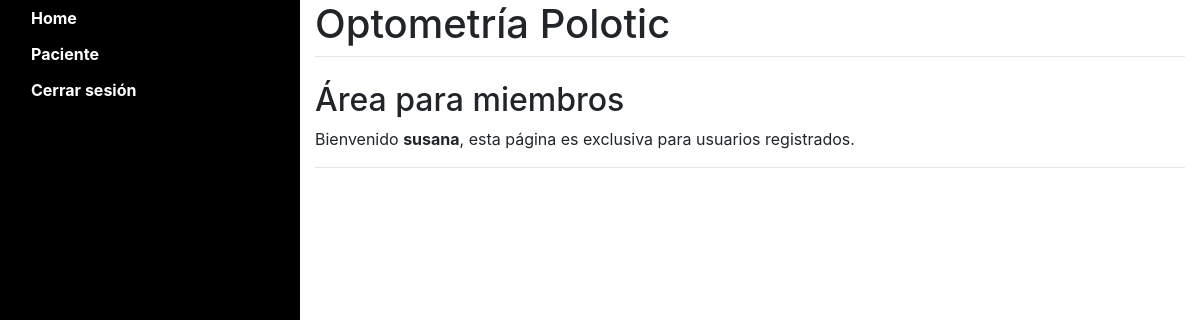
/ (signed in), run on an earlier commit of the app's database.
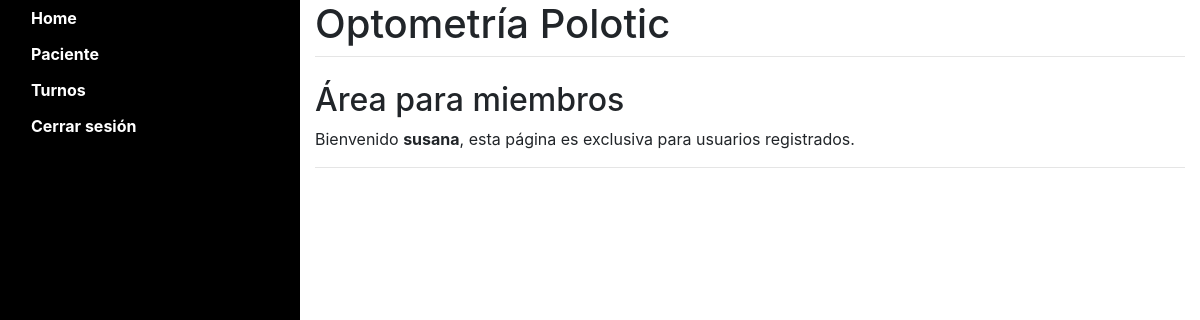
And on a later commit of the database.
### users/views.py (the view)
# urls.py: path('', views.welcome),
def welcome(request):
    if request.user.is_authenticated:
       return render(request, "users/welcome.html")
    return redirect('/login')

### users/templates/users/welcome.html
{% extends "layout.html" %}
{% block body %}
<h2>Área para miembros</h2>
<p>
    Bienvenido <b>{{request.user.username}}</b>,
    esta página es exclusiva para usuarios registrados.
</p>
<hr />
{% endblock %}

What changed in the data, as far as the page shows it:
changed User "susana": rol 2 → 1 (drawn)
Also different on the page:
text now shown: "Turnos"
